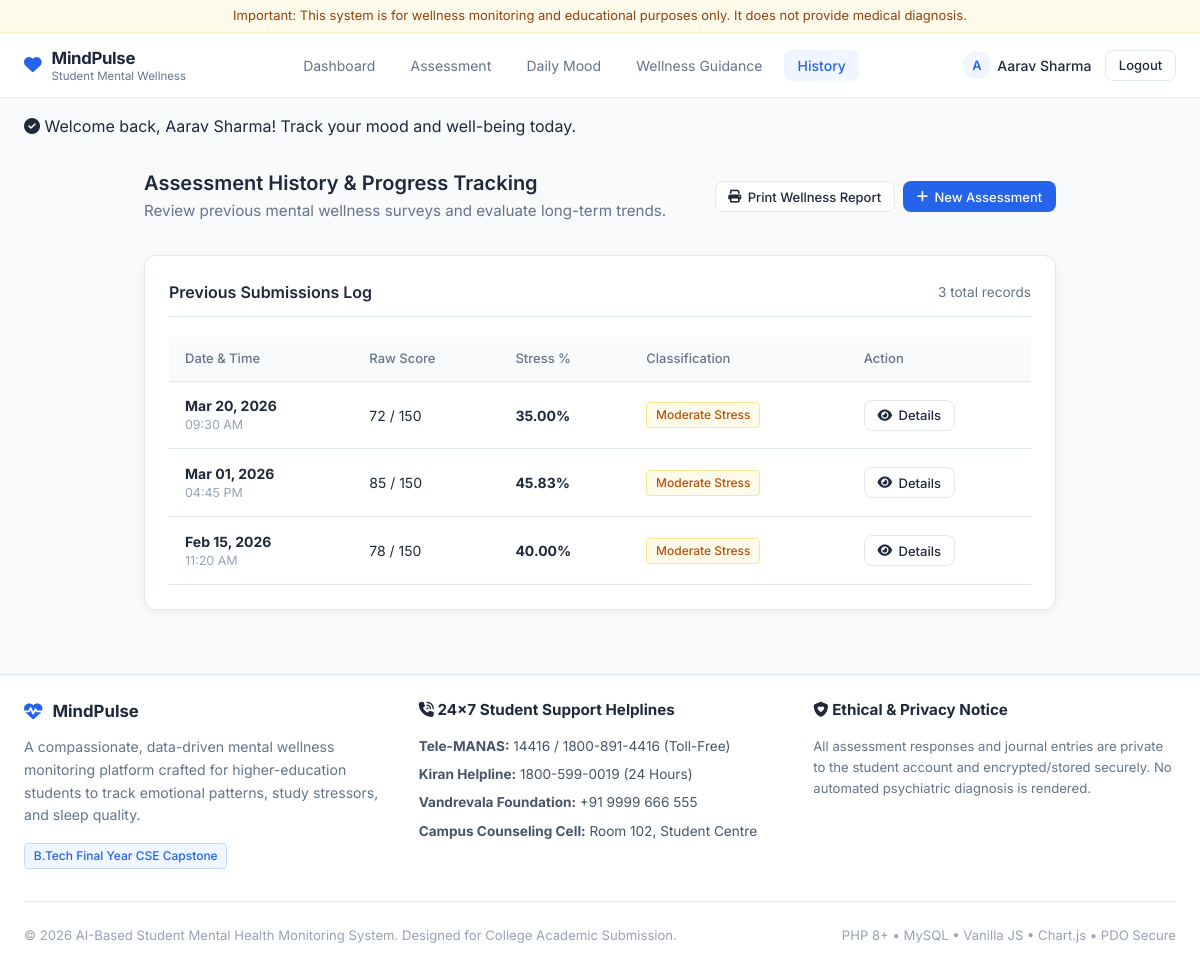
Screenshot of /history.php (signed in) with the database file from the repository.
### tables this page shows
CREATE TABLE `assessments` (
  `id` INT AUTO_INCREMENT PRIMARY KEY,
  `user_id` INT NOT NULL,
  `total_score` INT NOT NULL,
  `percentage` DECIMAL(5,2) NOT NULL,
  `stress_level` ENUM('Low Stress', 'Moderate Stress', 'High Stress') NOT NULL,
  `created_at` TIMESTAMP DEFAULT CURRENT_TIMESTAMP,
  FOREIGN KEY (`user_id`) REFERENCES `users`(`id`) ON DELETE CASCADE
);

### includes/functions.php (called while the page is built, shortened)
<?php
function escape($data) {
    return htmlspecialchars((string)$data, ENT_QUOTES, 'UTF-8');
}
function getStressColorClass($level) {
    switch ($level) {
        case 'Moderate Stress':
            return 'badge-warning';
    }
}
?>

### history.php (the view, shortened to what this page needs)
<?php
require_once __DIR__ . '/includes/functions.php';
$user = getCurrentUser();
$db = getDB();
$stmt = $db->prepare("SELECT * FROM assessments WHERE user_id = ? ORDER BY created_at DESC");
$stmt->execute([$user['id']]);
$assessments = $stmt->fetchAll();
require_once __DIR__ . '/includes/header.php';
?>
<div class="container" style="max-width: 960px; margin: 2rem auto 4rem;">
  <div style="display: flex; justify-content: space-between; align-items: center; margin-bottom: 2rem; flex-wrap: wrap; gap: 1rem;" class="no-print">
    <div>
      <h2>Assessment History & Progress Tracking</h2>
      <p style="color: #64748b; font-size: 0.95rem; margin-top: 0.25rem;">
        Review previous mental wellness surveys and evaluate long-term trends.
      </p>
    </div>
    <div style="display: flex; gap: 0.5rem;">
      <button onclick="window.print()" class="btn btn-outline btn-sm">
        <i class="fa-solid fa-print"></i> Print Wellness Report
      </button>
      <a href="assessment.php" class="btn btn-primary btn-sm">
        <i class="fa-solid fa-plus"></i> New Assessment
      </a>
    </div>
  </div>
  <div class="card">
    <div class="card-header">
      <h3>Previous Submissions Log</h3>
      <span style="font-size: 0.85rem; color: #64748b;"><?php echo count($assessments); ?> total records</span>
    </div>
    <?php if (empty($assessments)): ?>
      <div style="text-align: center; padding: 2.5rem 0; color: #94a3b8;">
        <p>You have not completed any self-assessments yet.</p>
        <a href="assessment.php" class="btn btn-primary btn-sm" style="margin-top: 0.5rem;">Take Assessment</a>
      </div>
    <?php else: ?>
      <div class="table-responsive">
        <table class="table">
          <thead>
            <tr>
              <th>Date & Time</th>
              <th>Raw Score</th>
              <th>Stress %</th>
              <th>Classification</th>
              <th class="no-print">Action</th>
            </tr>
          </thead>
          <tbody>
            <?php foreach ($assessments as $row): ?>
              <tr>
                <td>
                  <strong><?php echo date('M d, Y', strtotime($row['created_at'])); ?></strong>
                  <div style="font-size: 0.78rem; color: #94a3b8;"><?php echo date('h:i A', strtotime($row['created_at'])); ?></div>
                </td>
                <td><?php echo $row['total_score']; ?> / 150</td>
                <td><strong><?php echo $row['percentage']; ?>%</strong></td>
                <td>
                  <span class="badge <?php echo getStressColorClass($row['stress_level']); ?>">
                    <?php echo escape($row['stress_level']); ?>
                  </span>
                </td>
                <td class="no-print">
                  <a href="history.php?view=<?php echo $row['id']; ?>" class="btn btn-outline btn-sm">
                    <i class="fa-solid fa-eye"></i> Details
                  </a>
                </td>
              </tr>
            <?php endforeach; ?>
          </tbody>
        </table>
      </div>
    <?php endif; ?>
  </div>
</div>
<?php require_once __DIR__ . '/includes/footer.php'; ?>

### assets/css/style.css (style rules this page uses)
:root { --primary: #2563EB; --primary-hover: #1d4ed8; --primary-soft: #EFF6FF; --secondary: #14B8A6; --secondary-soft: #F0FDFA; --bg-main: #F8FAFC; --bg-card: #FFFFFF; --text-main: #1E293B; --text-muted: #64748B; --border-color: #E2E8F0; --warning: #F59E0B; --warning-soft: #FFFBEB; --danger: #EF4444; --danger-soft: #FEF2F2; --font-family: 'Inter', system-ui, -apple-system, BlinkMacSystemFont, "Segoe UI", sans-serif; --radius-card: 12px; --radius-button: 8px; --radius-input: 8px; --shadow-subtle: 0 2px 8px rgba(15, 23, 42, 0.06); }
* { box-sizing: border-box; margin: 0; padding: 0; }
body { font-family: var(--font-family); background-color: var(--bg-main); color: var(--text-main); line-height: 1.5; min-height: 100vh; display: flex; flex-direction: column; -webkit-font-smoothing: antialiased; }
a { color: var(--primary); text-decoration: none; transition: color 0.15s ease; }
h2 { font-size: 1.25rem; font-weight: 600; color: var(--text-main); line-height: 1.3; }
h3 { font-size: 1rem; font-weight: 600; color: var(--text-main); }
p { font-size: 0.9375rem; color: var(--text-muted); }
.container { width: 100%; max-width: 1200px; margin: 0 auto; padding: 0 1.5rem; }
.card { background: var(--bg-card); border-radius: var(--radius-card); border: 1px solid var(--border-color); box-shadow: var(--shadow-subtle); padding: 1.5rem; transition: border-color 0.15s ease; }
.card-header { display: flex; justify-content: space-between; align-items: center; margin-bottom: 1.25rem; padding-bottom: 0.75rem; border-bottom: 1px solid var(--border-color); }
.btn { display: inline-flex; align-items: center; justify-content: center; gap: 0.4rem; font-family: inherit; font-weight: 500; font-size: 0.875rem; padding: 0.55rem 1.1rem; border-radius: var(--radius-button); border: 1px solid transparent; cursor: pointer; transition: all 0.15s ease; text-decoration: none; line-height: 1.25; }
.btn-primary { background-color: var(--primary); color: #FFFFFF !important; }
.btn-outline { background-color: #FFFFFF; border-color: var(--border-color); color: var(--text-main); }
.btn-sm { padding: 0.4rem 0.8rem; font-size: 0.8125rem; }
.badge { display: inline-flex; align-items: center; font-size: 0.75rem; font-weight: 500; padding: 0.2rem 0.55rem; border-radius: 4px; }
.badge-warning { background-color: var(--warning-soft); color: #B45309; border: 1px solid #FDE68A; }
.table-responsive { width: 100%; overflow-x: auto; }
.table { width: 100%; border-collapse: collapse; text-align: left; }
.table th { background-color: var(--bg-main); padding: 0.75rem 1rem; font-size: 0.8125rem; font-weight: 500; color: var(--text-muted); border-bottom: 1px solid var(--border-color); }
.table td { padding: 0.85rem 1rem; border-bottom: 1px solid var(--border-color); font-size: 0.875rem; }

### rows the page displays
assessments: created_at "Mar 20, 2026", created_at "09:30 AM", total_score "72", percentage "35.00", stress_level "Moderate Stress"
assessments: created_at "Mar 01, 2026", created_at "04:45 PM", total_score "85", percentage "45.83", stress_level "Moderate Stress"
assessments: created_at "Feb 15, 2026", created_at "11:20 AM", total_score "78", percentage "40.00", stress_level "Moderate Stress"

### other values shown
APP_NAME "MindPulse"
substr($currentUser['name'] ?? 'U', 0, 1) "A"
$currentUser['name'] "Aarav Sharma"
$_SESSION['flash_success'] "Welcome back, Aarav Sharma! Track your mood and well-being today."
count($assessments) "3"
APP_FULL_TITLE "AI-Based Student Mental Health Monitoring System"
